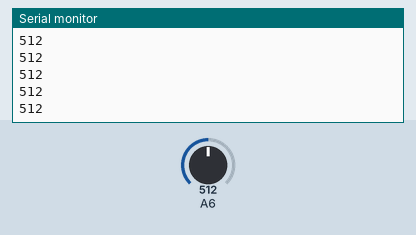
Bench run of a sketch on a simulated Arduino Uno, built with avr-gcc and run on an emulated ATmega328P. On the bench: the last lines printed to the serial monitor. The inputs (shaded band) are chosen by the test bench; at power-on: A6 = 512.

Above: at 1.2 s.
1.3 s: A6 set to 716
At 2.1 s:
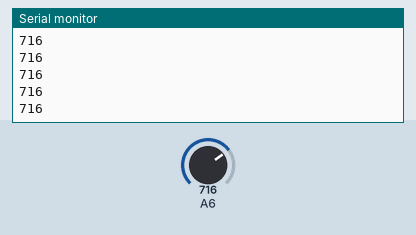
2.8 s: A6 set to 900
At 3.5 s:
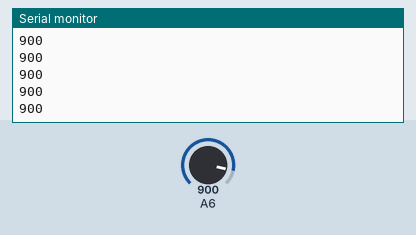
Timing chart, 0 to 5.8 s (numbered marks = the images above; inputs shaded):
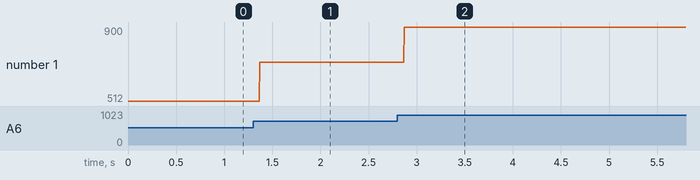

The sketch:

photodiode.ino
```cpp
void setup()
{
  Serial.begin(9600);
}

void loop()
{
  unsigned int sample;
  sample = analogRead(6);
  Serial.println(sample);
}
```

Measured:
- after the input at 1.3 s, the serial monitor: prints a new line after 0.07 s (image 1)
- after the input at 2.8 s, the serial monitor: prints a new line after 0.07 s (image 2)
- plotted number 1: 512 → 716 after the input at 1.3 s, 716 → 900 after the input at 2.8 s
